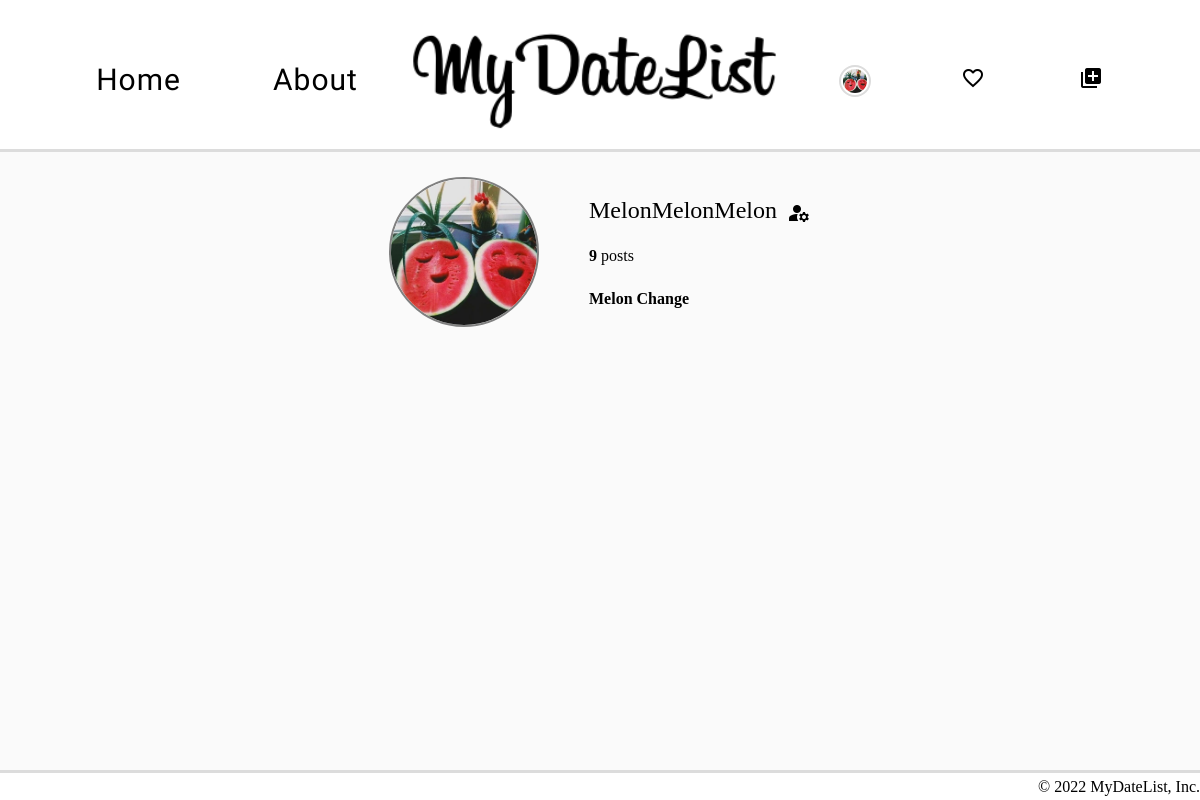
/mypage.php (signed in), run on the app's committed database.
### tables this page shows
CREATE TABLE `users` (
  `usersID` int(11) NOT NULL,
  `usersName` varchar(255) NOT NULL,
  `usersUID` varchar(255) NOT NULL,
  `usersPWD` varchar(255) NOT NULL,
  `securityQuestion1` varchar(255) DEFAULT NULL,
  `securityQuestion2` varchar(255) DEFAULT NULL,
  `securityQuestion3` varchar(255) DEFAULT NULL,
  `pfp_img_dir` text NOT NULL
);

### mypage.php (the view, shortened to what this page needs)
<?php
require_once('includes/dbh.inc.php');
include_once 'header.php';
?>
<?php
     $username=$_SESSION["usersUID"];
     $sql = "SELECT* FROM users WHERE usersUID='$username'";
     $result = mysqli_query($conn, $sql);
     $usersTable = mysqli_fetch_assoc($result);
     $usersName = $usersTable['usersName'];
     $img=$usersTable['pfp_img_dir'];
   $sql = "SELECT usersID FROM users WHERE usersUID='$username'";
   $result = mysqli_query($conn, $sql);
   $usersID = mysqli_fetch_assoc($result);
   $usersIDNum=$usersID['usersID'];
   $sql = "SELECT* FROM posts WHERE usersID='$usersIDNum'";
   $result = mysqli_query($conn, $sql);
   $postNum = mysqli_num_rows($result);
?>
<div class="userProfileHeader">
    <?php
        echo "<img style='width:150px; height: 150px;border-radius:50%; border:solid 2px grey; object-fit:cover' src= '$img'>";
    ?>
    <div style="display:flex; flex-direction:column; gap: 25px;">
        <div class ="profileHeader-userID-edit" >
            <h2 style ="font-weight: lighter;font-size: x-large;"><?php echo $username?></h2>
            <a href="./settings.php"><i class="material-icons"> manage_accounts</i></a>
        </div>
        <p class="postNum"><?php echo $postNum ?></p>
        <p style ="font-weight:bold; white-space: nowrap;"><?php echo $usersName ?> </p>
    </div>
</div>
<?php
include_once 'footer.php';
?>

### header.php (shortened to what this page needs)
<!DOCTYPE html>
<html>
    <head>
        <link rel="stylesheet" href="css/header.css">
        <link rel="stylesheet" href="css/post.css">
        <link rel="stylesheet" href="css/settings.css">
        <link rel="stylesheet" href="css/myPage.css">
        <link rel ="stylesheet" href ="css/home.css">
        <link rel="stylesheet" href="css/viewPost.css">
        <link rel="stylesheet" href="css/fav.css">
    </head>
    <body >
         <header>
             <div class="navbar" id="myHeader">
                <div class="left">
                    <ul>
                        <li id="home"> <a href ="./home.php"> Home </a></li>
                        <li id="about_header"> <a href ="./about.php"> About </a></li>
                    </ul>
                </div>
                <div class="center">
                    <ul>
                     <li class ="titleImage"><a href ="./home.php"><img src="./images/MyDateList.png" alt="title font image"></a></li>
                    </ul>
                </div>
                <div class="right">
                 <ul>
                     <?php
                     if(isset($_SESSION["usersUID"])){
                        require_once('includes/dbh.inc.php');
                        $username=$_SESSION["usersUID"];
                        $sql = "SELECT pfp_img_dir FROM users WHERE usersUID='$username'";
                        $result = mysqli_query($conn, $sql);
                        $image_dir = mysqli_fetch_assoc($result);
                        $img=$image_dir['pfp_img_dir'];
                       echo "<li ><a href ='#'> <img class='nav_avatar' src= '$img' alt ='profile_pic'> </a>
                                <ul>
                                <li> <a href ='mypage.php'> My Page </a></li>
                                <li> <a href ='settings.php'> Settings </a></li>
                                <li> <a href = 'includes/logout.inc.php'> Log Out </a></li>
                                </ul>
                            </li>";
                       echo "<li id = fav><a href ='favorites.php'> <i class='material-icons'> favorite_border </i></a></li>";
                       echo "<li id=post><a href ='post.php'> <i class='material-icons'> add_to_photos </i></a> </li>";
                     } else {
                        echo" <li id=login> <a href ='login.php'> Login </a></li>";
                        echo "<li id=login2><a href ='login.php'> <abbr title='Login'><i class='fa-solid fa-circle-user'></i></abbr></a></li>";
                        echo" <li id=signup> <a href ='signup.php'> Sign Up </a></li>";
                     }
                    ?>
                    </ul>
                </div>
            </div>
        </header>

### css/header.css (style rules this page uses)
* { margin: 0; }
body { background-color: #fafafa; margin-bottom: 28px; overflow-x: hidden; }
header { background-color: white; border-bottom: solid #dcdcdc; position: sticky; width: 100%; top: 0; z-index: 999; padding-top: 20px; padding-bottom: 10px; }
a { text-decoration: none; font-family: "Old Standard TT", serif; font-size: 30px; letter-spacing: 1px; color: black; }
.center { object-fit: contain; text-align: center; z-index: 1; background-color: rgb(255, 255, 255); }
.center img { object-fit: contain; }
.right { width: 100%; background-color: rgb(255, 255, 255); margin: auto; }
.left { width: 100%; background-color: rgb(255 238 238); margin: auto; }
.left ul { width: 100%; display: grid; background: white; grid-template-columns: 1fr 1fr; }
.right ul { grid-auto-flow: column; width: 100%; display: grid; grid-auto-columns: 1fr; margin: auto; }
.right ul li { position: relative; }
.navbar { display: grid; grid-template-columns: 1fr 1fr 1fr; background-color: white; width: 100%; max-width: 1100px; align-items: center; justify-content: center; margin: auto; }
.navbar ul { list-style: none; padding: 0; margin: 0; text-align: center; }
.navbar li { display: inline-block; }
.nav_avatar { width: 100%; max-width: 32px; aspect-ratio: 1/1; object-fit: cover; border-radius: 50%; border: 2px solid #dcdcdc; padding: 2px; vertical-align: text-bottom; }

### css/myPage.css (style rules this page uses)
.userProfileHeader { display: flex; width: min-content; margin: auto; justify-content: center; align-items: center; height: 200px; gap: 50px; }
.profileHeader-userID-edit { display: flex; gap: 10px; height: 25px; }
p.postNum { font-weight: bold; }
p.postNum::after { content: " posts"; font-weight: normal; }

### css/home.css (style rules this page uses)
* { box-sizing: border-box; }

### data on the page
users: pfp_img_dir (picture), usersName "Melon Change"

### other printed values
$username "MelonMelonMelon"
$postNum "9"
